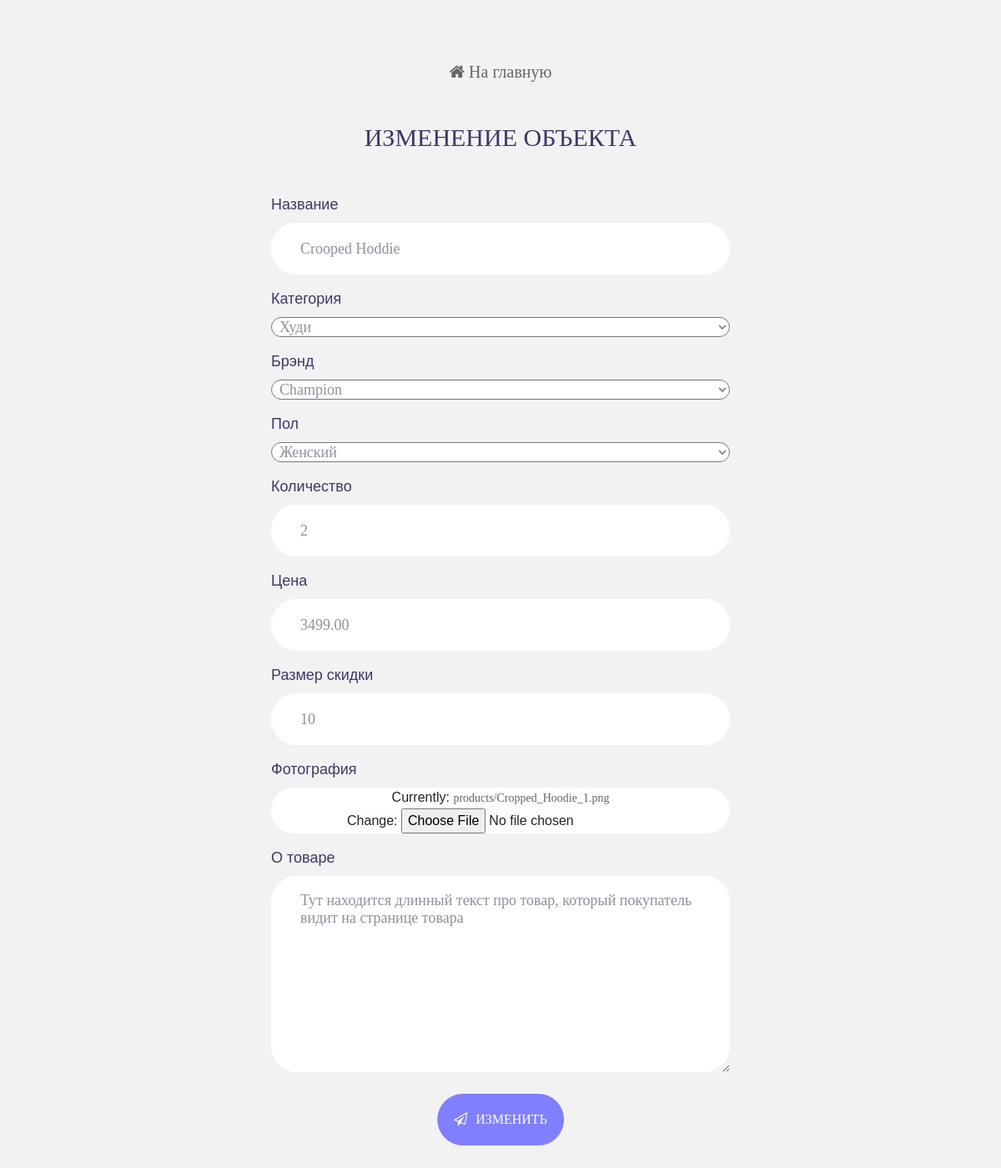
/ssadmin/product/update/1 (signed in), run on an earlier commit of the app's database.
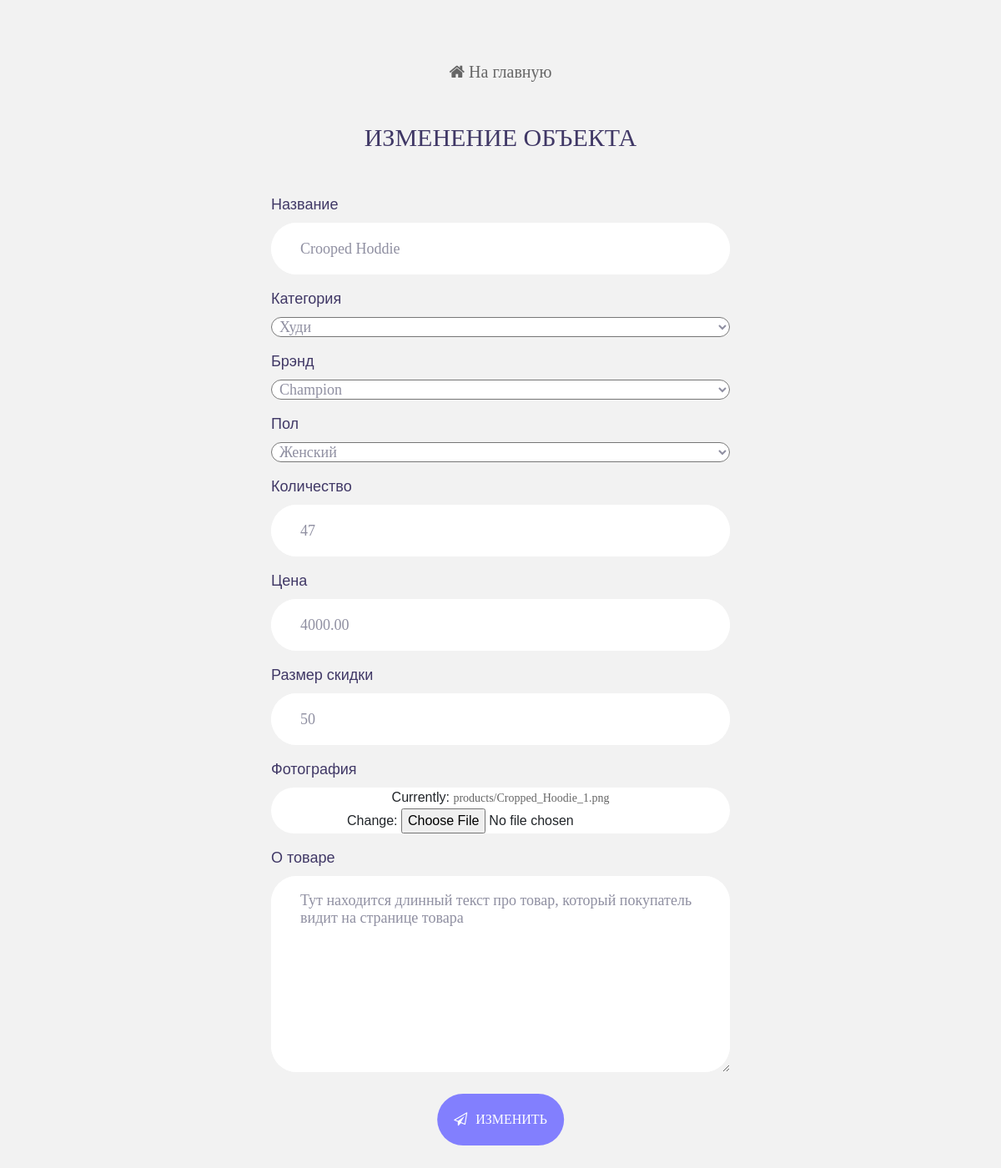
And on a later commit of the database.
### shoppage/models.py (models this page shows, shortened)
class Product(models.Model):
    name = models.CharField(max_length=20)
    category = models.ForeignKey('mainpage.Category', on_delete=models.CASCADE)
    brand = models.ForeignKey('mainpage.Brand', on_delete=models.CASCADE)
    sex = models.ForeignKey('mainpage.Sex', on_delete=models.CASCADE)
    images = models.ImageField(upload_to='products')
    cost = models.DecimalField(max_digits=7, decimal_places=2)
    sale = models.PositiveSmallIntegerField()
    quantity = models.PositiveSmallIntegerField()
    description = models.TextField()

### adminapp/views.py (the view)
# urls.py: path('product/update/<int:pk>', views.UpdateProduct.as_view()),
class UpdateProduct(Product, Update):
    form_class = forms.ProductForm
    success_url = '/ssadmin/product'

### adminapp/views.py (called while the page is built)
    def get_context_data(self, **kwargs):
        context = super().get_context_data(**kwargs)
        context['title'] = 'Изменение объекта'
        context['button_txt'] = 'Изменить'
        return context

### mainpage/models.py (called while the page is built)
    def __str__(self):
        return self.name

    def __str__(self):
        return self.name

    def __str__(self):
        return self.name

### adminapp/templates/adminapp/form.html (shortened to what this page needs)
{% extends "base_form.html" %}
{% load static %}
{% block form %}
<span class="contact100-form-title">
	{{ title }}
</span>
{% for field in form %}
	<label for="field.name" style="color: #403866; font-size: 18px;">{{ field.label }}</label>
	<div class="wrap-input100 validate-input" style="text-align:center">
			{{ field }}
	</div>
{% endfor %}
<div class="container-contact100-form-btn">
	<button class="contact100-form-btn">
		<span>
			<i class="fa fa-paper-plane-o m-r-6" aria-hidden="true"></i>
			{{ button_txt }}
		</span>
	</button>
</div>
{% endblock form %}

What changed in the data, as far as the page shows it:
changed Product "Crooped Hoddie": quantity "2" → "47"; cost "3499.00" → "4000.00"; sale "10" → "50"
